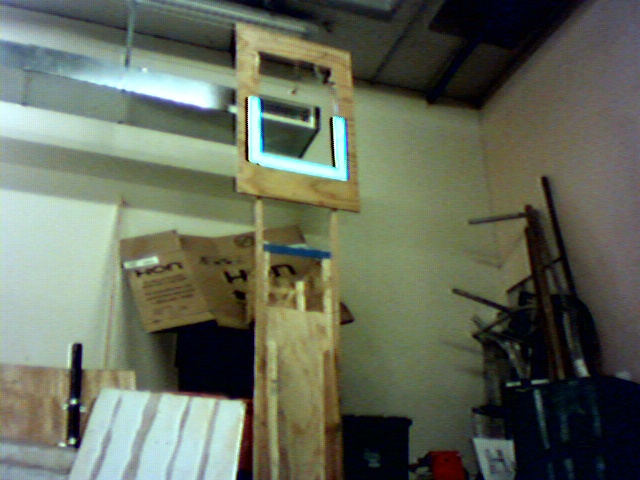
#> input picture vision_proc/goal_frame0.jpg, 640 x 480 px, given in place of the camera
$ python goal_main.py
#> lines starting #> are read from the running program, lines starting #| are printed output that depends on the picture; after the words box and inside, x2 and y2 are one past the last pixel; in counts of white or black regions, pixels touching at a corner belong together
### vision_proc/proc_frame.py
#!/bin/python
#Frame processing and distance estimation for
#goal

#-------------------------------------------------------------------------------
#                                   IMPORTS
#-------------------------------------------------------------------------------
import cv2
import math
import numpy
import sys

#-------------------------------------------------------------------------------
#                                  VARIABLES
#-------------------------------------------------------------------------------

def cvClr( R, G, B ):
    """
    Color array macro
    """
    return( numpy.array( [R,G,B], numpy.uint8 ) )

#=====================================================================
# Approx. The green color range
#=====================================================================
MASK_LOW  = cvClr( 0,   0,  245 )
MASK_HIGH = cvClr( 255, 70, 255 )
#> in main, frame is the input picture: shape (480, 640, 3); mean B, G, R 90.9, 106.8, 100.4
#> (the call stopped at in GoalTCPStartHandler, `server = SocketServer.TCPServer((HOST, PORT), GoalTCPHandler )`: SocketServer is not available in this run)

#=====================================================================
# Approximate Areas for the goal (Pixels)
#=====================================================================
#MIN_AREA = 250
MIN_AREA = 1600
#MAX_AREA = 4000
MAX_AREA = 5000

#=================================================================
# Numbers Determined from experiment apart from 0 and 20
# Straight on to Goal
# width and height and area are in pixel area
# THIS IS THE COUNTOUR AREA NOT THE CONVEX HULL AREA!
#=================================================================
goal_lkup = [
            { 'dist ft' :  0, 'width' : 200, 'height' : 90, 'area' : 9000, 'ratio w_h' : 1.80 },  #0ft not tested needs to be large
            { 'dist ft' :  7, 'width' : 151, 'height' : 88, 'area' : 4828, 'ratio w_h' : 1.71 },
            { 'dist ft' :  8, 'width' : 141, 'height' : 85, 'area' : 4700, 'ratio w_h' : 1.65 },
            { 'dist ft' :  9, 'width' : 132, 'height' : 81, 'area' : 4300, 'ratio w_h' : 1.62 },
            { 'dist ft' : 10, 'width' : 123, 'height' : 78, 'area' : 3860, 'ratio w_h' : 1.57 },
            { 'dist ft' : 11, 'width' : 114, 'height' : 75, 'area' : 3420, 'ratio w_h' : 1.52 },
            { 'dist ft' : 12, 'width' : 108, 'height' : 73, 'area' : 3120, 'ratio w_h' : 1.47 },
            { 'dist ft' : 13, 'width' : 102, 'height' : 70, 'area' : 2770, 'ratio w_h' : 1.45 },
            { 'dist ft' : 14, 'width' : 96 , 'height' : 68, 'area' : 2357, 'ratio w_h' : 1.41 },
            { 'dist ft' : 20, 'width' : 60 , 'height' : 35, 'area' : 1000, 'ratio w_h' : 1.30 }  ] #20 ft not tested needs to be small

#-------------------------------------------------------------------------------
#                                   CLASSES
#-------------------------------------------------------------------------------
class Point:
    """Simple Class for XY point"""
    x = 0
    y = 0

#-------------------------------------------------------------------------------
#                                  PROCEDURES
#-------------------------------------------------------------------------------

def find_squares( contours, debug=False ):
    """
    Find square shaped objects
    """
    #=================================================================
    # The Minimum and Maximum rations for width vs height for the goal
    # based on experimental results  goal is approx 1.5:1
    #=================================================================
    MIN_RATIO = 1.3
    MAX_RATIO = 1.8
    ret = []

    for shape in contours:
        x, y, w, h = cv2.boundingRect( shape )
        w_h_ratio = float( w ) / float( h )
        if debug:
            print "Area", (w * h)
            print "Width ", w
            print "Height", h
        if MIN_RATIO < w_h_ratio and w_h_ratio < MAX_RATIO:
            ret.append( shape )

    return( ret )

def filter_area( contours, debug=False ):
    """
    Filter out contours based on area
    """
    ret = []

    for x in contours:
        area = cv2.contourArea( x )
        if area > MIN_AREA and area < MAX_AREA:
            if debug:
                print "Area", area
            ret.append( x )
    return( ret )

def find_center( contours ):
    """
    Find the center of a contour based on moments
    """
    ret = []

    for x in contours:
        M = cv2.moments( x )
        pt = Point()
        pt.x = int( M['m10']/M['m00'] )
        pt.y = int( M['m01']/M['m00'] )

        ret.append( pt )

    return( ret );

def convex_hull_area( contours, debug= False ):
    """
    Find the Area of convex Hulls
    """
    ret_areas = []
    ret_hulls = []
    for c in contours:
        hull = cv2.convexHull( c )
        area = cv2.contourArea( hull )
        ret_areas.append( area )
        ret_hulls.append( hull )
        if( debug ):
            print( "Hull area: {0}".format( area ) )

    return ( ret_areas, ret_hulls )

# [20 lines left out: functions angle_from_point, lin_scale, not called in this run]

def dist_from_goal( area ):
    """
    Calculates the distance to the Goal based on area, x, y
    Args:
        area: the area in pixels of the target
    Returns:
        Feet from goal
    """
    dist = 99
    prev = goal_lkup[ 0 ]

    for cur in goal_lkup:
        #=============================================================
        # If the area is less than the currently selected area, but
        # greater then the previous area, then the distance is some
        # where in between.  Then do linear interpolation
        #=============================================================
        if area > cur[ 'area' ] and area < prev[ 'area' ]:
            dist = lin_scale( area, cur[ 'area' ], cur[ 'dist ft' ], prev[ 'area' ], prev[ 'dist ft' ] )
            return dist
        prev = cur
    return dist


def proc_frame( frame, debug=False ):
    """
    Process a frame
    """
#> called with debug = True

    #=================================================================
    # Convert to HSV so we can mask more easily
    #=================================================================
    hsv_frame = cv2.cvtColor( frame, cv2.COLOR_BGR2HSV )
#> hsv_frame: shape (480, 640, 3); mean H, S, V 59.7, 85.3, 111.9

    #=================================================================
    # Apply the color mask defined at the top of file
    #=================================================================
    if( debug ):
        hlo = cv2.getTrackbarPos( "H low", "Mask" )
        hhi = cv2.getTrackbarPos( "H hi", "Mask" )
        slo = cv2.getTrackbarPos( "S low", "Mask" )
        shi = cv2.getTrackbarPos( "S hi", "Mask" )
        vlo = cv2.getTrackbarPos( "V low", "Mask" )
        vhi = cv2.getTrackbarPos( "V hi", "Mask" )
        lo = numpy.array( [ hlo, slo, vlo ], numpy.uint8 )
        hi = numpy.array( [ hhi, shi, vhi ], numpy.uint8 )
        color_mask = cv2.inRange( hsv_frame, lo, hi )
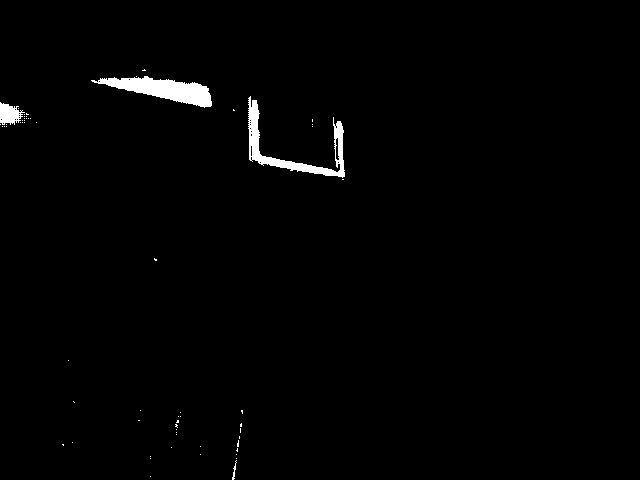
#> color_mask: shape (480, 640); 1.3% white; 60 white regions (56 under 20 px)
    else:
        color_mask = cv2.inRange( hsv_frame, MASK_LOW, MASK_HIGH )

    #=================================================================
    # Apply our color mask
    #=================================================================
    masked_frame = cv2.bitwise_and( hsv_frame, hsv_frame, mask = color_mask )
#> masked_frame: shape (480, 640, 3); mean H, S, V 1.1, 0.5, 3.2

    #=================================================================
    # Contours stuff
    # First convert to Gray and find the contours
    #=================================================================
    bw_frame = cv2.cvtColor( masked_frame, cv2.COLOR_BGR2GRAY )
    contours, hierarchy = cv2.findContours( bw_frame, cv2.RETR_TREE, cv2.CHAIN_APPROX_SIMPLE )
#> contours = 82 contours, 77 with area under 20; largest, box (x1, y1, x2, y2) and area: (91, 76, 212, 108) 1663, (248, 96, 345, 178) 1428, (0, 102, 25, 125) 314, (335, 137, 340, 161) 66, (250, 145, 253, 157) 20

    #=================================================================
    # Filter the contours based on area, convex hull area etc...
    #=================================================================
    draw = filter_area( contours )
#> the loop in filter_area, `for x in contours:` made 82 passes
#> area on passes 56, 78: 313.5, 1663
#> after the loop in filter_area, `for x in contours:`: ret = 1 contour; box (x1, y1, x2, y2) and area: (91, 76, 212, 108) 1663
#> draw has the same summary as ret in filter_area
    hull_areas, hulls = convex_hull_area( draw )
#> the loop in convex_hull_area, `for c in contours:` made 1 pass
#> area on pass 1: 1926
#> after the loop in convex_hull_area, `for c in contours:`: ret_areas = [1926]; ret_hulls = 1 contour; box (x1, y1, x2, y2) and area: (91, 76, 212, 108) 1926
#> hull_areas = [1926]; hulls has the same summary as ret_hulls in convex_hull_area
    squares = find_squares( hulls )
#> the loop in find_squares, `for shape in contours:` made 1 pass
#> (x, y, w, h, w_h_ratio) on pass 1: (91, 76, 121, 32, 3.78)
#> after the loop in find_squares, `for shape in contours:`: ret = []
#> squares = []
    centers = find_center( squares )
#> centers = []

    #=================================================================
    # If debug mode, show the result of the line finding in a GUI
    #=================================================================
    if( debug ):

        #contours
        cv2.drawContours( frame, draw, -1, ( 0, 255, 0 ), 3 )
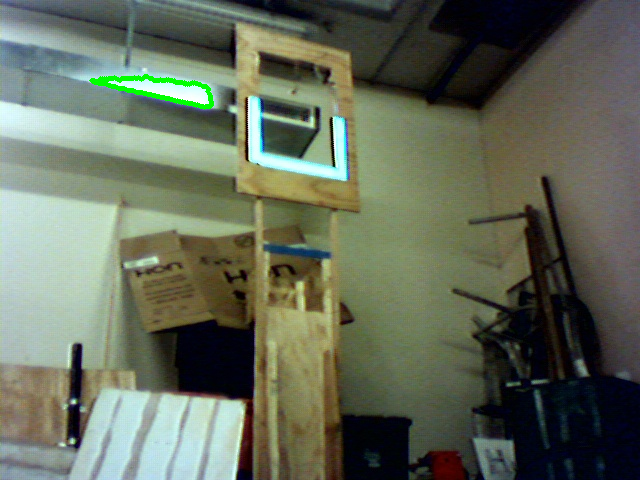
#> frame: shape (480, 640, 3); 0.41% of pixels changed, all inside (x1, y1, x2, y2) = (89, 74, 214, 110)
        cv2.drawContours( frame, squares, -1, ( 255, 255, 0 ), 3 )
        for i in centers:
            cv2.circle( frame, ( i.x, i.y ), 3, ( 0, 255, 255 ),  )
#> this loop made 0 passes
            #print "X = {0} Y = {1}".format( i.x, i.y )

        cv2.imshow( "Goal", frame )
        #cv2.imshow( "Mask", masked_frame )

    return dist_from_goal( squares ), angle_from_point( centers[0].x, len( frame[0] ) )

### vision_proc/GoalTCPServer.py
#Socket server handler class

#-------------------------------------------------------------------------------
#                                   IMPORTS
#-------------------------------------------------------------------------------
import Queue
import SocketServer
import threading

#-------------------------------------------------------------------------------
#                                  VARIABLES
#-------------------------------------------------------------------------------
data_queue = None

#-------------------------------------------------------------------------------
#                                   CLASSES
#-------------------------------------------------------------------------------

class GoalTCPHandler(SocketServer.BaseRequestHandler):
    """
        The client will only send a connect request and then after
       that just listens for us to output
    """

    # [12 lines left out: function handle, not called in this run]

#-------------------------------------------------------------------------------
#                                  PROCEDURES
#-------------------------------------------------------------------------------

#=====================================================================
# IMPORTANT: Don't make part of class def!!
#=====================================================================
def GoalTCPStartHandler( que ):
    """
        TCP Start Handler Function.  Cannot be in a class
    """
    global data_queue
    data_queue = que
    #HOST, PORT = "192.168.1.250", 4545
    HOST, PORT = "localhost", 4545
    server = SocketServer.TCPServer((HOST, PORT), GoalTCPHandler )

    print "Create Socket Thread"
    server_thread = threading.Thread( target=server.serve_forever )
    server_thread.daemon = True
    print "Start Socket Thread"
    server_thread.start()
    print "Socket Thread Started"

### vision_proc/goal_main.py
#!/bin/python
#Goal finding and position estimation.
#This file handles the i/o operations and hands
#off image processing to proc_frame.py

#-------------------------------------------------------------------------------
#                                   IMPORTS
#-------------------------------------------------------------------------------
import cv2
import sys
import proc_frame
from Queue import Queue as Q
from GoalTCPServer import GoalTCPHandler, GoalTCPStartHandler

#-------------------------------------------------------------------------------
#                                  VARIABLES
#-------------------------------------------------------------------------------
debug = True
use_still = False
shared_q = Q()

#-------------------------------------------------------------------------------
#                                   CLASSES
#-------------------------------------------------------------------------------

#-------------------------------------------------------------------------------
#                                  PROCEDURES
#-------------------------------------------------------------------------------


def fake_callback( arg ):
    """ Fake Callback for slider bars"""
    pass

def main( dbg, use_picture ):
    """Main Loop, called from below"""

    #=====================================================================
    # Open the webcam and get an image if we aren't using a picture
    #=====================================================================
    if( not use_picture ):

        print( "Opening Video Capture on Device 0" )
        vidcap = cv2.VideoCapture( 0 )

        #=================================================================
        # Get the first frame, or loop until the feed opens
        #=================================================================
        if vidcap.isOpened():
            ret, frame = vidcap.read()
        else:
            ret = False
        while not ret:
            if vidcap.isOpened():
                ret, frame = vidcap.read()
            else:
                ret = False
    else:
        ret = True

    #=====================================================================
    # If we are debugging create 2 windows for the Goal and for the filter
    #=====================================================================
    if( dbg ):
        cv2.namedWindow( "Goal" )
        cv2.namedWindow( "Mask" )
        cv2.createTrackbar( "H low", "Mask", 0,   255, fake_callback )
        cv2.createTrackbar( "H hi",  "Mask", 255, 255, fake_callback )
        cv2.createTrackbar( "S low", "Mask", 0,   255, fake_callback )
        cv2.createTrackbar( "S hi",  "Mask", 70,  255, fake_callback )
        cv2.createTrackbar( "V low", "Mask", 245, 255, fake_callback )
        cv2.createTrackbar( "V hi",  "Mask", 255, 255, fake_callback )


    #=================================================================
    # Start the TCP server with dummy params
    #=================================================================
    GoalTCPStartHandler( shared_q )

    #=================================================================
    # Loop until we decide to quit
    #=================================================================
    while ret:
        if( use_picture ):
            frame = cv2.imread( "goal_frame3.jpg", cv2.IMREAD_COLOR )
        else:
            ret, frame = vidcap.read()

        dst, ang = proc_frame.proc_frame( frame, debug )
        shared_q.put( "{0},{1}\n".format( dst,ang ) )

        #=================================================================
        # Quit on esc press
        #=================================================================
        key = cv2.waitKey(20)
        if( key == 27 ):
            cv2.imwrite( "goal_frame.jpg", frame )
            break

    if( dbg ):
        cv2.destroyWindow( "Goal" )
        cv2.destroyWindow( "Mask" )
    sys.exit()

if __name__ == '__main__':
#> (the run stopped early here; a loop or call above may not have finished)

$ run again, on vision_proc/goal_frame1.jpg
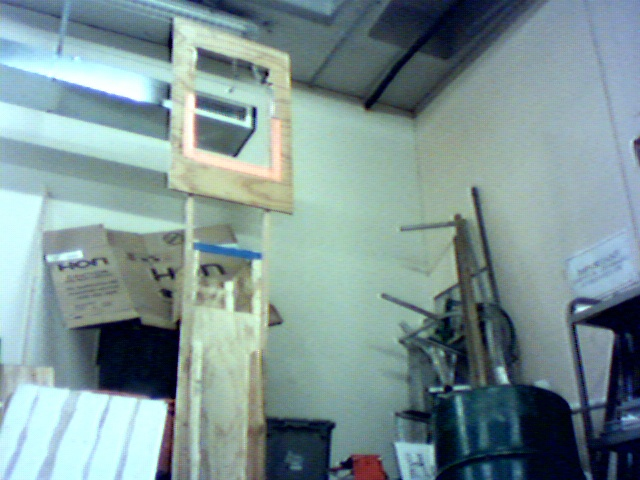
#> input picture vision_proc/goal_frame1.jpg, 640 x 480 px, given in place of the camera
#> in main, frame is the input picture: shape (480, 640, 3); mean B, G, R 149.9, 148.9, 125.7
#> hsv_frame: shape (480, 640, 3); mean H, S, V 87.1, 68.3, 156.8
#> in proc_frame, `color_mask = cv2.inRange( hsv_frame, lo, hi )`:
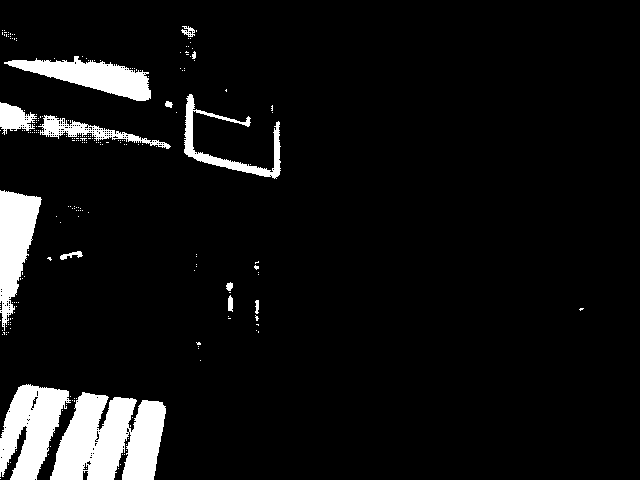
#> color_mask: shape (480, 640); 7.2% white; 224 white regions (210 under 20 px)
#> masked_frame: shape (480, 640, 3); mean H, S, V 6.1, 3.2, 18.2
#> contours = 412 contours, 396 with area under 20; largest, box (x1, y1, x2, y2) and area: (50, 392, 166, 480) 7149, (0, 384, 71, 480) 3956, (0, 190, 42, 331) 3093, (4, 56, 151, 101) 2837, (184, 94, 281, 179) 1372
#> the loop in filter_area, `for x in contours:` made 412 passes
#> area on passes 23, 25, 38: 7149, 29.5, 23.5
#> after the loop in filter_area, `for x in contours:`: ret = 3 contours; box (x1, y1, x2, y2) and area: (0, 384, 71, 480) 3956, (0, 190, 42, 331) 3093, (4, 56, 151, 101) 2837
#> draw has the same summary as ret in filter_area
#> the loop in convex_hull_area, `for c in contours:` made 3 passes
#> area on passes 1 to 3: 4733, 3478.5, 3368
#> after the loop in convex_hull_area, `for c in contours:`: ret_areas = [4733, 3478.5, 3368]; ret_hulls = 3 contours; box (x1, y1, x2, y2) and area: (0, 384, 71, 480) 4733, (0, 190, 42, 331) 3478, (4, 56, 151, 101) 3368
#> hull_areas = [4733, 3478.5, 3368]; hulls has the same summary as ret_hulls in convex_hull_area
#> the loop in find_squares, `for shape in contours:` made 3 passes
#> (x, y, w, h, w_h_ratio) on passes 1 to 3: (0, 384, 71, 96, 0.74), (0, 190, 42, 141, 0.298), (4, 56, 147, 45, 3.27)
#> after the loop in find_squares, `for shape in contours:`: ret = []
#> in proc_frame, `cv2.drawContours( frame, draw, -1, ( 0, 255, 0 ), 3 )`:
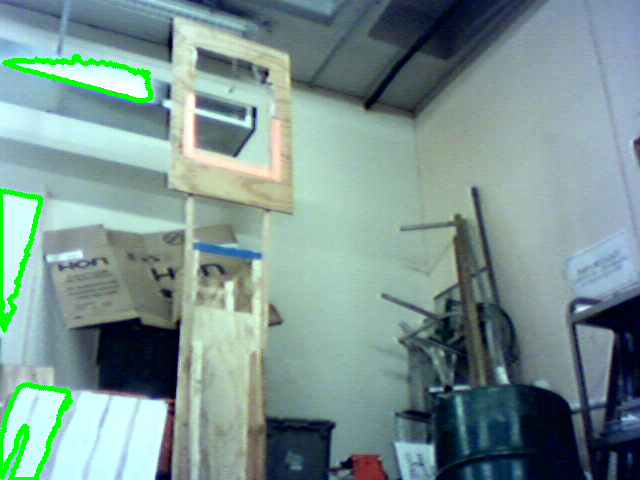
#> frame: shape (480, 640, 3); 1.57% of pixels changed, all inside (x1, y1, x2, y2) = (0, 54, 153, 480)
